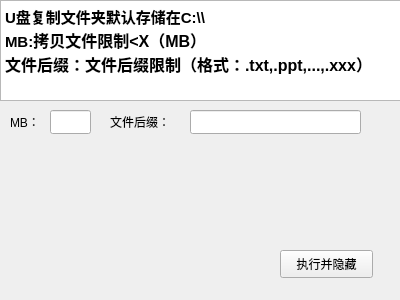
<?xml version="1.0" encoding="UTF-8"?>
<ui version="4.0">
 <class>Form</class>
 <widget class="QWidget" name="Form">
  <property name="geometry">
   <rect>
    <x>0</x>
    <y>0</y>
    <width>400</width>
    <height>300</height>
   </rect>
  </property>
  <property name="windowTitle">
   <string>Form</string>
  </property>
  <widget class="QTextBrowser" name="textBrowser">
   <property name="geometry">
    <rect>
     <x>0</x>
     <y>0</y>
     <width>421</width>
     <height>101</height>
    </rect>
   </property>
   <property name="html">
    <string>&lt;!DOCTYPE HTML PUBLIC &quot;-//W3C//DTD HTML 4.0//EN&quot; &quot;http://www.w3.org/TR/REC-html40/strict.dtd&quot;&gt;
&lt;html&gt;&lt;head&gt;&lt;meta name=&quot;qrichtext&quot; content=&quot;1&quot; /&gt;&lt;style type=&quot;text/css&quot;&gt;
p, li { white-space: pre-wrap; }
&lt;/style&gt;&lt;/head&gt;&lt;body style=&quot; font-family:'SimSun'; font-size:9pt; font-weight:400; font-style:normal;&quot;&gt;
&lt;p style=&quot; margin-top:0px; margin-bottom:0px; margin-left:0px; margin-right:0px; -qt-block-indent:0; text-indent:0px;&quot;&gt;&lt;span style=&quot; font-size:11pt; font-weight:600;&quot;&gt;U盘复制文件夹默认存储在C:\\&lt;/span&gt;&lt;/p&gt;
&lt;p style=&quot; margin-top:0px; margin-bottom:0px; margin-left:0px; margin-right:0px; -qt-block-indent:0; text-indent:0px;&quot;&gt;&lt;span style=&quot; font-size:11pt; font-weight:600;&quot;&gt;MB:&lt;/span&gt;&lt;span style=&quot; font-size:12pt; font-weight:600;&quot;&gt;拷贝文件限制&amp;lt;X（MB）&lt;/span&gt;&lt;/p&gt;
&lt;p style=&quot; margin-top:0px; margin-bottom:0px; margin-left:0px; margin-right:0px; -qt-block-indent:0; text-indent:0px;&quot;&gt;&lt;span style=&quot; font-size:12pt; font-weight:600;&quot;&gt;文件后缀：文件后缀限制（格式：.txt,.ppt,...,.xxx）&lt;/span&gt;&lt;/p&gt;&lt;/body&gt;&lt;/html&gt;</string>
   </property>
  </widget>
  <widget class="QPushButton" name="pushButton">
   <property name="geometry">
    <rect>
     <x>280</x>
     <y>250</y>
     <width>93</width>
     <height>28</height>
    </rect>
   </property>
   <property name="text">
    <string>执行并隐藏</string>
   </property>
  </widget>
  <widget class="QLabel" name="label">
   <property name="geometry">
    <rect>
     <x>10</x>
     <y>110</y>
     <width>31</width>
     <height>24</height>
    </rect>
   </property>
   <property name="text">
    <string>MB：</string>
   </property>
  </widget>
  <widget class="QLabel" name="label_2">
   <property name="geometry">
    <rect>
     <x>110</x>
     <y>110</y>
     <width>72</width>
     <height>24</height>
    </rect>
   </property>
   <property name="toolTip">
    <string>&lt;html&gt;&lt;head/&gt;&lt;body&gt;&lt;p&gt;123213215465465465&lt;/p&gt;&lt;/body&gt;&lt;/html&gt;</string>
   </property>
   <property name="text">
    <string>文件后缀：</string>
   </property>
  </widget>
  <widget class="QLineEdit" name="lineEdit">
   <property name="geometry">
    <rect>
     <x>50</x>
     <y>110</y>
     <width>41</width>
     <height>24</height>
    </rect>
   </property>
   <property name="toolTip">
    <string>&lt;html&gt;&lt;head/&gt;&lt;body&gt;&lt;p&gt;&lt;span style=&quot; font-size:12pt; font-weight:600;&quot;&gt;拷贝文件限制&amp;lt;X（MB）&lt;/span&gt;&lt;/p&gt;&lt;/body&gt;&lt;/html&gt;</string>
   </property>
  </widget>
  <widget class="QLineEdit" name="lineEdit_2">
   <property name="geometry">
    <rect>
     <x>190</x>
     <y>110</y>
     <width>171</width>
     <height>24</height>
    </rect>
   </property>
   <property name="toolTip">
    <string>&lt;html&gt;&lt;head/&gt;&lt;body&gt;&lt;p&gt;&lt;span style=&quot; font-size:12pt; font-weight:600;&quot;&gt;文件后缀限制（格式：.txt,.ppt,...）&lt;/span&gt;&lt;/p&gt;&lt;/body&gt;&lt;/html&gt;</string>
   </property>
  </widget>
 </widget>
 <resources/>
 <connections>
  <connection>
   <sender>pushButton</sender>
   <signal>clicked()</signal>
   <receiver>Form</receiver>
   <slot>run()</slot>
   <hints>
    <hint type="sourcelabel">
     <x>109</x>
     <y>180</y>
    </hint>
    <hint type="destinationlabel">
     <x>54</x>
     <y>250</y>
    </hint>
   </hints>
  </connection>
  <connection>
   <sender>pushButton</sender>
   <signal>clicked()</signal>
   <receiver>Form</receiver>
   <slot>hide()</slot>
   <hints>
    <hint type="sourcelabel">
     <x>145</x>
     <y>183</y>
    </hint>
    <hint type="destinationlabel">
     <x>178</x>
     <y>268</y>
    </hint>
   </hints>
  </connection>
 </connections>
 <slots>
  <slot>run()</slot>
 </slots>
</ui>
